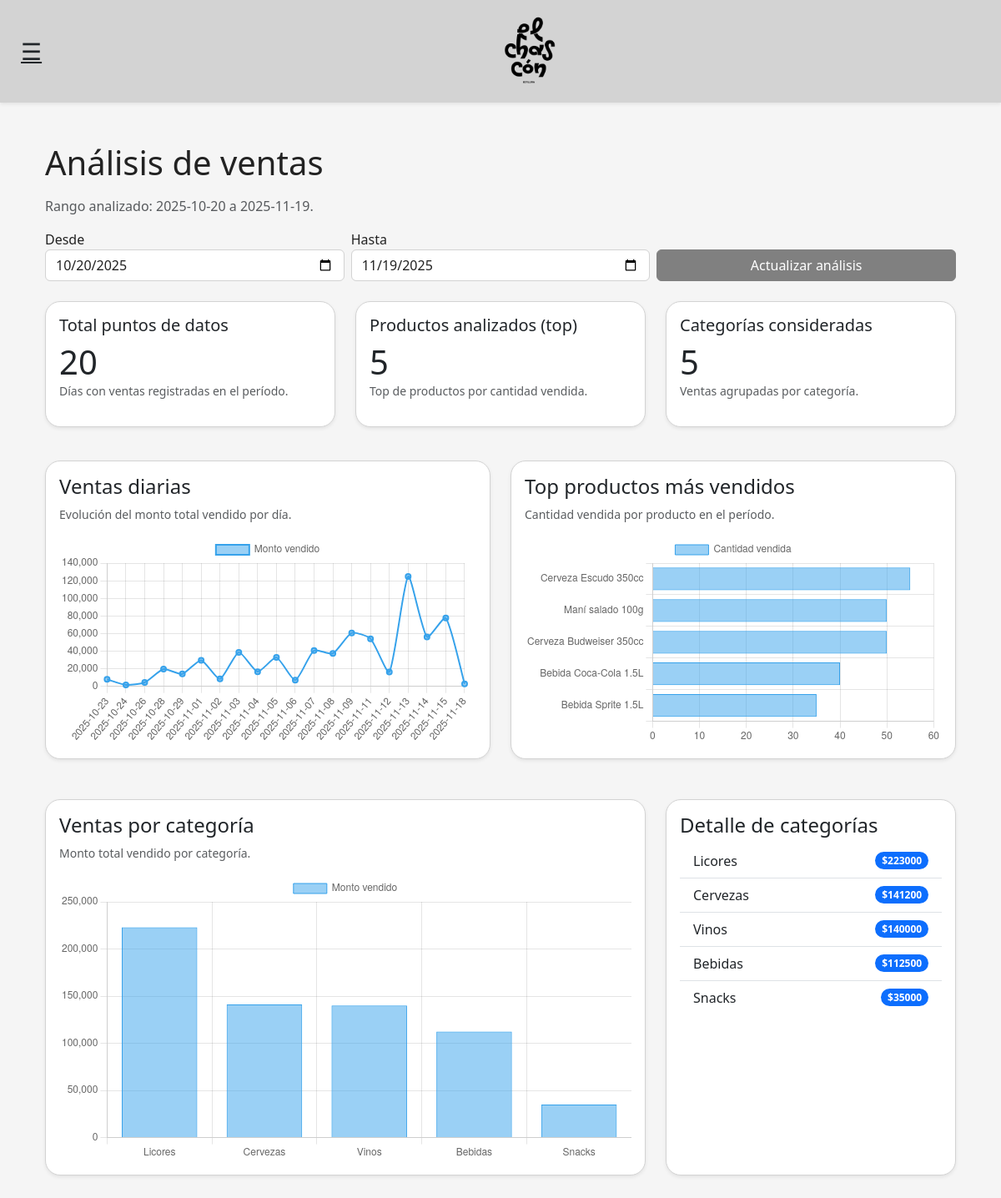
The app's page /analisis/ with its own data.
### inventario/models.py (models this page shows, shortened)
class Categoria(models.Model):
    nombre = models.CharField(max_length=100, unique=True)
    class Meta:
        ordering = ["nombre"]

### analisis/views.py (the view)
# urls.py: path("", views.index, name="index"),
def index(request):
    hoy = timezone.localdate()
    ds = request.GET.get("desde")
    hs = request.GET.get("hasta")
    def parse_date(s, fallback):
        try:
            return datetime.strptime(s, "%Y-%m-%d").date() if s else fallback
        except ValueError:
            return fallback
    desde = parse_date(ds, hoy - timedelta(days=30))
    hasta = parse_date(hs, hoy)
    ventas_diarias = (
        Venta.objects.filter(
            estado="CONFIRMADA",
            fecha__date__gte=desde,
            fecha__date__lte=hasta,
        )
        .annotate(dia=TruncDate("fecha"))
        .values("dia")
        .annotate(monto_total=Sum("total"))
        .order_by("dia")
    )
    vd_labels = [v["dia"].strftime("%Y-%m-%d") for v in ventas_diarias]
    vd_data = [float(v["monto_total"] or 0) for v in ventas_diarias]
    top = (
        VentaItem.objects.filter(
            venta__estado="CONFIRMADA",
            venta__fecha__date__gte=desde,
            venta__fecha__date__lte=hasta,
        )
        .annotate(nombre=F("producto__nombre"))
        .values("nombre")
        .annotate(cantidad_total=Sum("cantidad"))
        .order_by("-cantidad_total")[:5]
    )
    top_labels = [t["nombre"] for t in top]
    top_data = [int(t["cantidad_total"] or 0) for t in top]
    monto_expr = ExpressionWrapper(
        F("cantidad") * F("precio_unitario"),
        output_field=DecimalField(max_digits=12, decimal_places=2),
    )
    categorias = (
        VentaItem.objects.filter(
            venta__estado="CONFIRMADA",
            venta__fecha__date__gte=desde,
            venta__fecha__date__lte=hasta,
        )
        .annotate(cat=F("producto__categoria__nombre"))
        .values("cat")
        .annotate(monto=Sum(monto_expr))
        .order_by("-monto")
    )
    cat_labels = [c["cat"] or "Sin categoría" for c in categorias]
    cat_data = [float(c["monto"] or 0) for c in categorias]
    ctx = {
        "desde": desde.strftime("%Y-%m-%d"),
        "hasta": hasta.strftime("%Y-%m-%d"),
        "vd_labels": vd_labels,
        "vd_data": vd_data,
        "top_labels": top_labels,
        "top_data": top_data,
        "cat_labels": cat_labels,
        "cat_data": cat_data,
        "categorias_tabla": categorias,
    }
    return render(request, "analisis/index.html", ctx)

### templates/analisis/index.html (shortened to what this page needs)
{% extends "base.html" %}
{% load static %}
{% block content %}
<div class="container my-4">
  <h1 class="mb-3">Análisis de ventas</h1>
  <p class="text-muted">
    Rango analizado: {{ desde }} a {{ hasta }}.
  </p>
  <form method="get" class="row g-2 mb-4">
    <div class="col-sm-4">
      <label for="desde" class="form-label mb-0">Desde</label>
      <input type="date" id="desde" name="desde" class="form-control" value="{{ desde }}">
    </div>
    <div class="col-sm-4">
      <label for="hasta" class="form-label mb-0">Hasta</label>
      <input type="date" id="hasta" name="hasta" class="form-control" value="{{ hasta }}">
    </div>
    <div class="col-sm-4 d-flex align-items-end">
      <button type="submit" class="btn btn-primary w-100">Actualizar análisis</button>
    </div>
  </form>
  <div class="row mb-4">
    <div class="col-md-4 mb-3">
      <div class="card shadow-sm h-100">
        <div class="card-body">
          <h5 class="card-title">Total puntos de datos</h5>
          <p class="display-6 mb-0">{{ vd_labels|length }}</p>
          <p class="text-muted small">Días con ventas registradas en el período.</p>
        </div>
      </div>
    </div>
    <div class="col-md-4 mb-3">
      <div class="card shadow-sm h-100">
        <div class="card-body">
          <h5 class="card-title">Productos analizados (top)</h5>
          <p class="display-6 mb-0">{{ top_labels|length }}</p>
          <p class="text-muted small">Top de productos por cantidad vendida.</p>
        </div>
      </div>
    </div>
    <div class="col-md-4 mb-3">
      <div class="card shadow-sm h-100">
        <div class="card-body">
          <h5 class="card-title">Categorías consideradas</h5>
          <p class="display-6 mb-0">{{ cat_labels|length }}</p>
          <p class="text-muted small">Ventas agrupadas por categoría.</p>
        </div>
      </div>
    </div>
  </div>
  <div class="row mb-4">
    <div class="col-lg-6 mb-4">
      <div class="card shadow-sm h-100">
        <div class="card-body">
          <h4 class="card-title">Ventas diarias</h4>
          <p class="text-muted small">Evolución del monto total vendido por día.</p>
          <canvas id="ventasDiariasChart"></canvas>
        </div>
      </div>
    </div>
    <div class="col-lg-6 mb-4">
      <div class="card shadow-sm h-100">
        <div class="card-body">
          <h4 class="card-title">Top productos más vendidos</h4>
          <p class="text-muted small">Cantidad vendida por producto en el período.</p>
          <canvas id="topProductosChart"></canvas>
        </div>
      </div>
    </div>
  </div>
  <div class="row mb-5">
    <div class="col-lg-8 mb-4">
      <div class="card shadow-sm h-100">
        <div class="card-body">
          <h4 class="card-title">Ventas por categoría</h4>
          <p class="text-muted small">Monto total vendido por categoría.</p>
          <canvas id="categoriasChart"></canvas>
        </div>
      </div>
    </div>
    <div class="col-lg-4 mb-4">
      <div class="card shadow-sm h-100">
        <div class="card-body">
          <h4 class="card-title">Detalle de categorías</h4>
          <ul class="list-group list-group-flush">
            {% if categorias_tabla %}
              {% for c in categorias_tabla %}
                <li class="list-group-item d-flex justify-content-between align-items-center">
                  {{ c.cat|default:"Sin categoría" }}
                  <span class="badge bg-primary rounded-pill">
                    ${{ c.monto|floatformat:0 }}
                  </span>
                </li>
              {% endfor %}
            {% else %}
              <li class="list-group-item text-muted">
                No hay ventas registradas en este período.
              </li>
            {% endif %}
          </ul>
        </div>
      </div>
    </div>
  </div>
</div>
<script>
  // Datos desde Django (listas de Python → listas JS)
  const vdLabels = {{ vd_labels|safe|default:"[]" }};
  const vdData   = {{ vd_data|safe|default:"[]" }};
  const topLabels = {{ top_labels|safe|default:"[]" }};
  const topData   = {{ top_data|safe|default:"[]" }};
  const catLabels = {{ cat_labels|safe|default:"[]" }};
  const catData   = {{ cat_data|safe|default:"[]" }};
  // Ventas diarias
  const ctxVentas = document.getElementById('ventasDiariasChart').getContext('2d');
  new Chart(ctxVentas, {
    type: 'line',
    data: {
      labels: vdLabels,
      datasets: [{
        label: 'Monto vendido',
        data: vdData,
        fill: false,
        borderWidth: 2,
        tension: 0.2
      }]
    },
    options: {
      scales: {
        y: { beginAtZero: true }
      }
    }
  });
  // Top productos
  const ctxTop = document.getElementById('topProductosChart').getContext('2d');
  new Chart(ctxTop, {
    type: 'bar',
    data: {
      labels: topLabels,
      datasets: [{
        label: 'Cantidad vendida',
        data: topData,
        borderWidth: 1
      }]
    },
    options: {
      indexAxis: 'y',
      scales: {
        x: { beginAtZero: true }
      }
    }
  });
  // Categorías
  const ctxCat = document.getElementById('categoriasChart').getContext('2d');
  new Chart(ctxCat, {
    type: 'bar',
    data: {
      labels: catLabels,
      datasets: [{
        label: 'Monto vendido',
        data: catData,
        borderWidth: 1
      }]
    },
    options: {
      scales: {
        y: { beginAtZero: true }
      }
    }
  });
</script>
{% endblock %}

### static/css/app.css (style rules this page uses)
:root { --bg-main: #F5F5F5; --bg-secondary: #D3D3D3; --bg-card: #FFFFFF; --border-soft: #D3D3D3; --text-main: #222222; --text-muted: #555555; --accent: #808080; --accent-dark: #4f4f4f; --shadow-soft: 0 6px 16px rgba(0, 0, 0, 0.08); --shadow-hover: 0 10px 24px rgba(0, 0, 0, 0.12); }
html, body { background-color: var(--bg-main); color: var(--text-main); }
body { font-family: system-ui, -apple-system, BlinkMacSystemFont, "Segoe UI", sans-serif; }
.card { background-color: var(--bg-card); border-radius: 18px; border: 1px solid var(--border-soft); box-shadow: var(--shadow-soft); }
.form-control, .form-select { background-color: #ffffff; border-color: var(--border-soft); color: var(--text-main); }
.btn-primary { background-color: var(--accent); border-color: var(--accent); }

### records on screen
Categoria: cat "Licores", monto "223000"
Categoria: cat "Cervezas", monto "141200"
Categoria: cat "Vinos", monto "140000"
Categoria: cat "Bebidas", monto "112500"
Categoria: cat "Snacks", monto "35000"

### other values on screen
{{ desde }} "2025-10-20"
{{ hasta }} "2025-11-19"
{{ vd_labels|length }} "20"
{{ top_labels|length }} "5"
{{ cat_labels|length }} "5"
chart data {{ vd_data|safe|default:"[]" }} [8000.0, 1700.0, 4500.0, 19600.0, 14100.0, 29700.0, 8400.0, 38700.0, 16600.0, 32800.0, 7000.0, 40700.0, 37400.0, 60700.0, 54100.0, 16300.0, 124800.0, 56200.0, 77600.0, 2800.0]
chart data {{ top_labels|safe|default:"[]" }} ['Cerveza Escudo 350cc', 'Maní salado 100g', 'Cerveza Budweiser 350cc', 'Bebida Coca-Cola 1.5L', 'Bebida Sprite 1.5L']
chart data {{ top_data|safe|default:"[]" }} [55, 50, 50, 40, 35]
